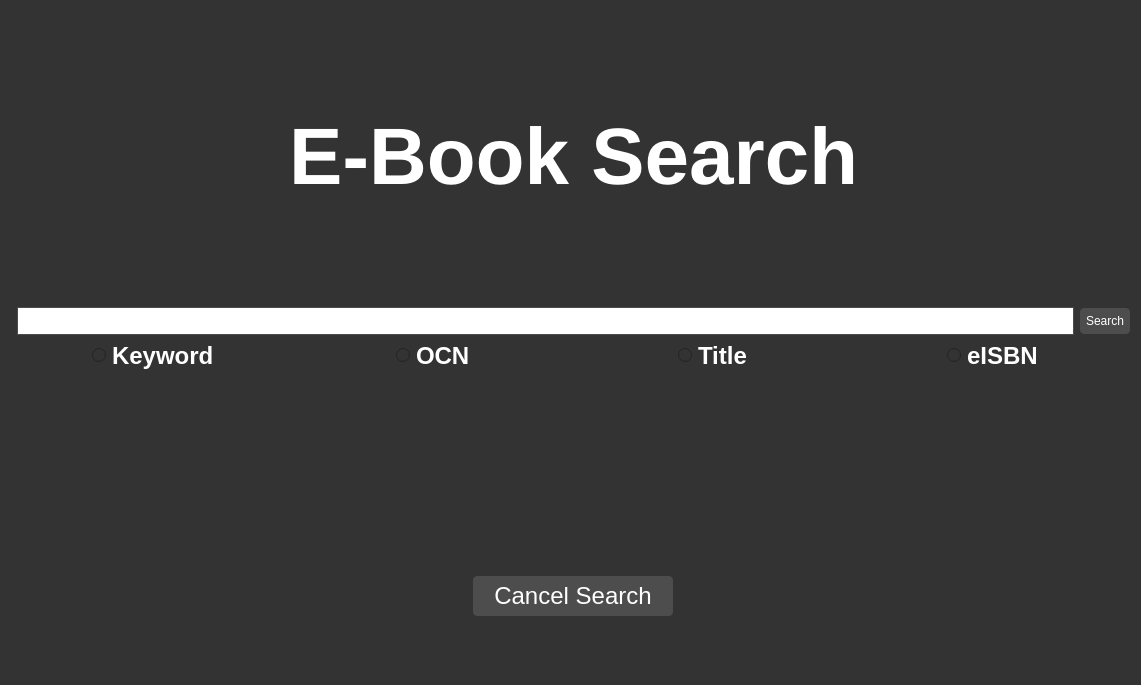
<?xml version="1.0" encoding="UTF-8"?>
<ui version="4.0">
 <class>Search_page</class>
 <widget class="QWidget" name="Search_page">
  <property name="geometry">
   <rect>
    <x>0</x>
    <y>0</y>
    <width>1141</width>
    <height>685</height>
   </rect>
  </property>
  <property name="sizePolicy">
   <sizepolicy hsizetype="Preferred" vsizetype="Preferred">
    <horstretch>0</horstretch>
    <verstretch>0</verstretch>
   </sizepolicy>
  </property>
  <property name="minimumSize">
   <size>
    <width>1141</width>
    <height>685</height>
   </size>
  </property>
  <property name="windowTitle">
   <string>Search</string>
  </property>
  <property name="autoFillBackground">
   <bool>false</bool>
  </property>
  <property name="styleSheet">
   <string notr="true">    QWidget {
        background-color: #333333;
        color: #ffffff;
        border: none;
    }
    QPushButton {
        background-color: #4d4d4d;
        border: 1px solid #4d4d4d;
        border-radius: 4px;
        color: #ffffff;
        padding: 5px;
    }
    QPushButton:hover {
        background-color: #5a5a5a;
        border: 1px solid #5a5a5a;
    }
    QCheckBox {
        color: #ffffff;
    }
    QLineEdit {
        background-color: #4d4d4d;
        border: 1px solid #4d4d4d;
        color: #ffffff;
        padding: 5px;
		font-weight: bold;
    }
    QTextEdit {
        background-color: #4d4d4d;
        border: 1px solid #4d4d4d;
        color: #ffffff;
        padding: 5px;
    }
    QProgressBar {
        border: 1px solid #444444;
        border-radius: 7px;
        background-color: #2e2e2e;
        text-align: center;
        font-size: 10pt;
        color: white;
    }
    QProgressBar::chunk {
        background-color: #3a3a3a;
        width: 5px;
    }
    QScrollBar:vertical {
        border: none;
        background-color: #3a3a3a;
        width: 10px;
        margin: 16px 0 16px 0;
    }
    QScrollBar::handle:vertical {
        background-color: #444444;
        border-radius: 5px;
    }
    QScrollBar:horizontal {
        border: none;
        background-color: #3a3a3a;
        height: 10px;
        margin: 0px 16px 0 16px;
    }
    QScrollBar::handle:horizontal {
        background-color: #444444;
        border-radius: 5px;
    }
    QTabWidget {
        background-color: #2e2e2e;
        border: none;
    }
    QTabBar::tab {
        background-color: #2e2e2e;
        color: #b1b1b1;
        padding: 8px 20px;
        border-top-left-radius: 5px;
        border-top-right-radius: 5px;
        border: none;
    }
 
    QTabBar::tab:selected, QTabBar::tab:hover {
        background-color: #3a3a3a;
        color: white;
    }</string>
  </property>
  <layout class="QFormLayout" name="formLayout">
   <item row="0" column="1">
    <layout class="QVBoxLayout" name="verticalLayout">
     <property name="bottomMargin">
      <number>0</number>
     </property>
     <item>
      <layout class="QHBoxLayout" name="horizontalLayout">
       <property name="topMargin">
        <number>100</number>
       </property>
       <item alignment="Qt::AlignVCenter">
        <widget class="QLabel" name="label">
         <property name="font">
          <font>
           <family>Segoe UI</family>
           <pointsize>60</pointsize>
           <italic>false</italic>
           <bold>true</bold>
          </font>
         </property>
         <property name="autoFillBackground">
          <bool>false</bool>
         </property>
         <property name="styleSheet">
          <string notr="true">font: 700 60pt &quot;Segoe UI&quot;;</string>
         </property>
         <property name="text">
          <string>E-Book Search</string>
         </property>
         <property name="textFormat">
          <enum>Qt::PlainText</enum>
         </property>
         <property name="alignment">
          <set>Qt::AlignHCenter|Qt::AlignTop</set>
         </property>
        </widget>
       </item>
      </layout>
     </item>
     <item>
      <layout class="QHBoxLayout" name="horizontalLayout_2">
       <property name="topMargin">
        <number>100</number>
       </property>
       <property name="bottomMargin">
        <number>0</number>
       </property>
       <item>
        <widget class="QLineEdit" name="lineEdit">
         <property name="sizePolicy">
          <sizepolicy hsizetype="Expanding" vsizetype="Fixed">
           <horstretch>0</horstretch>
           <verstretch>0</verstretch>
          </sizepolicy>
         </property>
         <property name="styleSheet">
          <string notr="true">QLineEdit {
        background-color: rgb(255, 255, 255);
        border: 1px solid #4d4d4d;
        color: #4d4d4d;
        padding: 5px;
		font-weight: bold;
    }</string>
         </property>
         <property name="text">
          <string/>
         </property>
         <property name="placeholderText">
          <string/>
         </property>
         <property name="clearButtonEnabled">
          <bool>false</bool>
         </property>
        </widget>
       </item>
       <item>
        <widget class="QPushButton" name="pushButton">
         <property name="styleSheet">
          <string notr="true">font: 11pt &quot;Segoe UI&quot;;</string>
         </property>
         <property name="text">
          <string>Search</string>
         </property>
        </widget>
       </item>
      </layout>
     </item>
     <item>
      <layout class="QHBoxLayout" name="horizontalLayout_3">
       <item alignment="Qt::AlignHCenter">
        <widget class="QRadioButton" name="radioButton_2">
         <property name="font">
          <font>
           <pointsize>18</pointsize>
           <bold>true</bold>
          </font>
         </property>
         <property name="styleSheet">
          <string notr="true"/>
         </property>
         <property name="text">
          <string>Keyword</string>
         </property>
        </widget>
       </item>
       <item alignment="Qt::AlignHCenter">
        <widget class="QRadioButton" name="radioButton_3">
         <property name="font">
          <font>
           <pointsize>18</pointsize>
           <bold>true</bold>
          </font>
         </property>
         <property name="styleSheet">
          <string notr="true"/>
         </property>
         <property name="text">
          <string>OCN</string>
         </property>
        </widget>
       </item>
       <item alignment="Qt::AlignHCenter">
        <widget class="QRadioButton" name="radioButton">
         <property name="font">
          <font>
           <pointsize>18</pointsize>
           <bold>true</bold>
          </font>
         </property>
         <property name="styleSheet">
          <string notr="true"/>
         </property>
         <property name="text">
          <string>Title</string>
         </property>
        </widget>
       </item>
       <item alignment="Qt::AlignHCenter">
        <widget class="QRadioButton" name="radioButton_4">
         <property name="font">
          <font>
           <pointsize>18</pointsize>
           <bold>true</bold>
          </font>
         </property>
         <property name="styleSheet">
          <string notr="true"/>
         </property>
         <property name="text">
          <string>eISBN</string>
         </property>
        </widget>
       </item>
      </layout>
     </item>
     <item>
      <layout class="QHBoxLayout" name="horizontalLayout_12">
       <property name="topMargin">
        <number>200</number>
       </property>
       <item>
        <widget class="QPushButton" name="pushButton_2">
         <property name="maximumSize">
          <size>
           <width>200</width>
           <height>16777215</height>
          </size>
         </property>
         <property name="font">
          <font>
           <pointsize>18</pointsize>
          </font>
         </property>
         <property name="text">
          <string>Cancel Search</string>
         </property>
        </widget>
       </item>
      </layout>
     </item>
    </layout>
   </item>
  </layout>
 </widget>
 <resources/>
 <connections/>
</ui>
